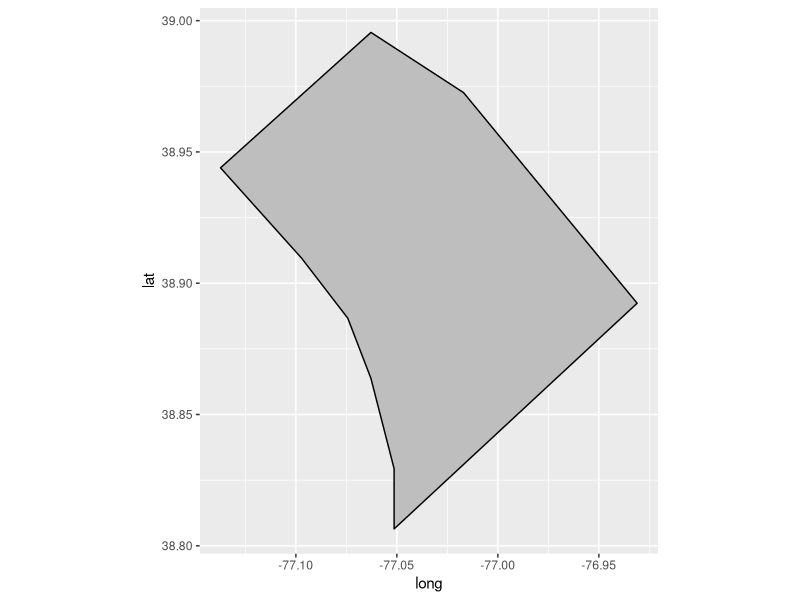

Write R code to recreate this figure. (Note: this script raises an error after producing the figure.)
library(tidyverse)
library(maps)

# Process of creating a DC and DC surrounding area map.
states <- map_data("state")
DMV_area <- subset(states, region %in% c("maryland", "virginia", "district of columbia"))
DC_map <- subset(states, region %in% c("district of columbia"))
counties <- map_data("county")
DC_wards <- subset(counties, region == "district of columbia")


DCmap <- ggplot(data = DC_map) +
  geom_polygon(aes(x = long, y = lat, group = group), fill = "grey", color = "black") +
  coord_fixed(1.3)
DC_map

map_dataDC <- closed_schools %>% 
  inner_join(DC_map, by = c(Longitude = "long", Latitude = "lat"))

PubSchoolLocation <- ggplot(ddata = map_dataDC) +
  geom_polygon(aes(x = Longitude, y = Latitude, group = group), fill = "grey", color = "black") +
  geom_point()
PubSchoolLocation

# Will this be the final product?
DCmap <- ggplot(data = DC_map) +
  geom_polygon(aes(x = long, y = lat, group = group), fill = "grey", color = "black") +
  coord_fixed(1.3)
plot(DC_map, xlim = c(-77.2, -76.8), ylim = c(38.6, 39), asp = 1)
points(closed_schools$Longitude, closed_schools$Latitude, col = "red", cex = .6)

plot(DCmap)
points(closed_schools$Longitude, closed_schools$Latitude, col = "red", cex = .6)

# DC Plotting Notation Revisited I think this one might be a little hard to track.
gg <- ggplot()
gg <- gg + geom_polygon(data = DC_map, aes (x = long, y = lat, group = group, fill = NA),
                        color = "black", fill = NA, size = 0.5)
gg <- gg + geom_point(data = closed_schools, aes(x = Longitude, y = Latitude, color = Designation),
                      na.rm = TRUE)
DCPS_closures <- gg + coord_map()
DCPS_closures
